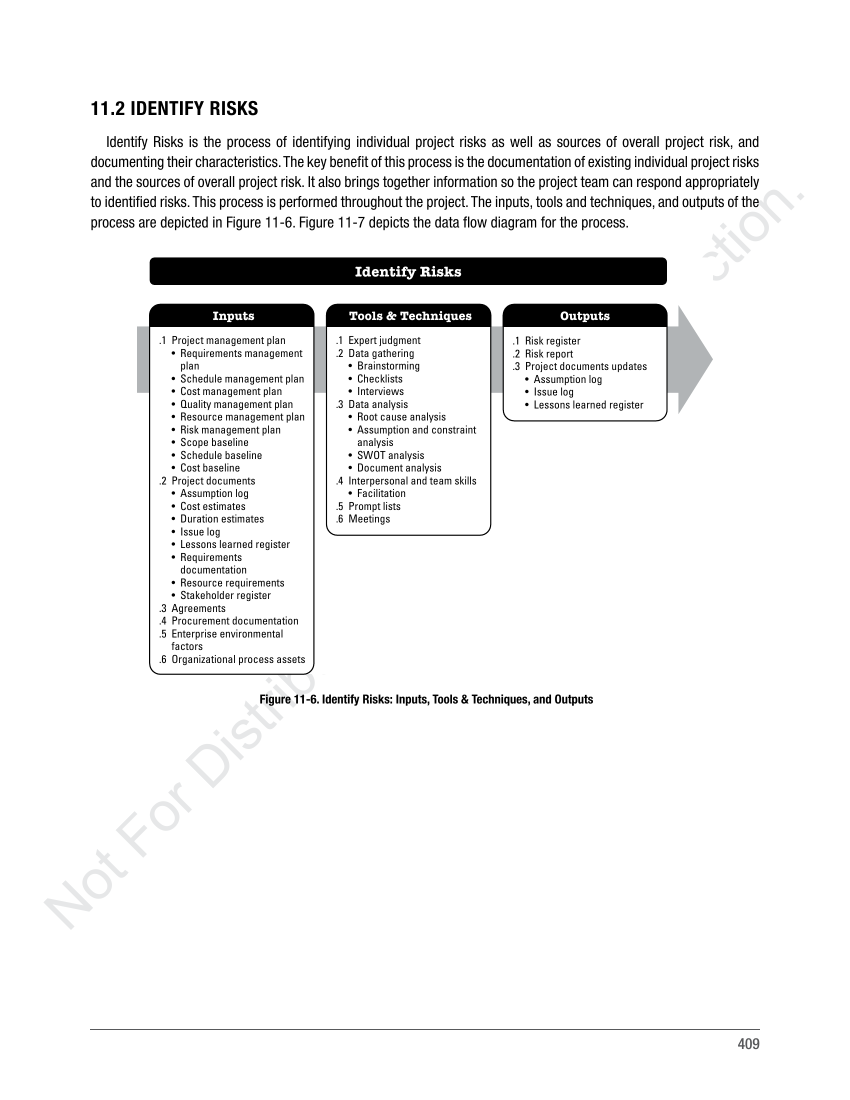
#> input picture PMBOOKimgs/page0001-445.png, 1700 x 2200 px, found by its file name (shown at 1/2 size)
$ jupyter execute --allow-errors 'Preproc V1.0 - pmi.ipynb'   (shell and % lines are left out)
#> lines starting #> are read from the running program, lines starting #| are printed output that depends on the picture; after the words box and inside, x2 and y2 are one past the last pixel; in counts of white or black regions, pixels touching at a corner belong together
# Importation

[cell 1]
import cv2
import numpy as np
import os
import time
import warnings
from sklearn.metrics.pairwise import cosine_similarity
import sys
import re
import fitz
from nltk import download
import pandas as pd
from tqdm import tqdm
from nltk import word_tokenize, pos_tag, ne_chunk
from nltk import pos_tag, RegexpParser, word_tokenize
from nltk.tokenize import word_tokenize
from nltk.stem import WordNetLemmatizer
from sklearn.feature_extraction.text import TfidfVectorizer
import gensim
import gensim.corpora as corpora
from gensim.utils import simple_preprocess
from gensim.models import CoherenceModel
import nltk

# Download NLTK resources
nltk.download('punkt')
#> (this line was passed over: nltk is not available in this run)
nltk.download('maxent_ne_chunker')
#> (this line was passed over: nltk is not available in this run)
nltk.download('words')
#> (this line was passed over: nltk is not available in this run)
nltk.download('averaged_perceptron_tagger')
#> (this line was passed over: nltk is not available in this run)

from PyPDF2 import PdfReader
from PIL import ImageGrab, Image
import fitz
import pytesseract
from pdf2image import convert_from_path
import pyautogui

# This Python environment comes with many helpful analytics libraries installed
# It is defined by the kaggle/python docker image: https://github.com/kaggle/docker-python
# For example, here are several helpful packages to load in
import easyocr
import numpy as np  # linear algebra
import pandas as pd  # data processing, CSV file I/O (e.g., pd.read_csv)
import re
from pprint import pprint

# Gensim
import gensim
import gensim.corpora as corpora
from gensim.utils import simple_preprocess
from gensim.models import CoherenceModel

import matplotlib.pyplot as plt
import seaborn as sns
from sklearn.feature_extraction.text import CountVectorizer, TfidfVectorizer
from sklearn.pipeline import Pipeline
from sklearn.metrics import confusion_matrix, accuracy_score, f1_score, classification_report
from sklearn.model_selection import train_test_split, GridSearchCV
from sklearn.naive_bayes import GaussianNB, BernoulliNB, MultinomialNB

[cell 2]
pytesseract.pytesseract.tesseract_cmd = r'C:\Users\hamma\AppData\Local\Tesseract-OCR\tesseract.exe'

# Transforming to pictures

[cell 3]
# PDF file paths
pdfPMBOK = "PMBOK6-2017.pdf" #431-494
pdfPMI = "practice-standard-project-risk-management.pdf" #1-116
output_folder_1="PMBOOKimgs"
output_folder_2="PMIimgs"

[cell 4]
def convert_pdf_to_images(pdf_file_path, output_folder, start_page, end_page):
    images = convert_from_path(pdf_file_path, output_folder=output_folder, fmt='png', first_page=start_page, last_page=end_page, output_file="page")

    print("Done.")

#> (a cell that did not finish here is left out)

#> (a cell that did not finish here is left out)


# Extracting Figures

### YOLO: (does not work reason= bad results)

###### must install yolov3.weights yolov3.cfg coco.names (ask chatgpt)

[cell 7]
import cv2
import numpy as np

# Load YOLO
#> (the rest of this cell did not finish here and is left out)

#> (a cell that did not finish here is left out)

### openCV:

[cell 9]
def detect_shapes(image_path, min_contour_area=1000):
    # Read the image
#> called with image_path = 'page0001-445.png', min_contour_area = 1000
    image = cv2.imread("PMIimgs/"+image_path)
#> image is the input picture: shape (2200, 1700, 3); mean B, G, R 241.2, 241.2, 241.1
    gray = cv2.cvtColor(image, cv2.COLOR_BGR2GRAY)

    # Apply GaussianBlur to reduce noise
    blurred = cv2.GaussianBlur(gray, (5, 5), 0)

    # Use Canny edge detection
    edges = cv2.Canny(blurred, 50, 150)
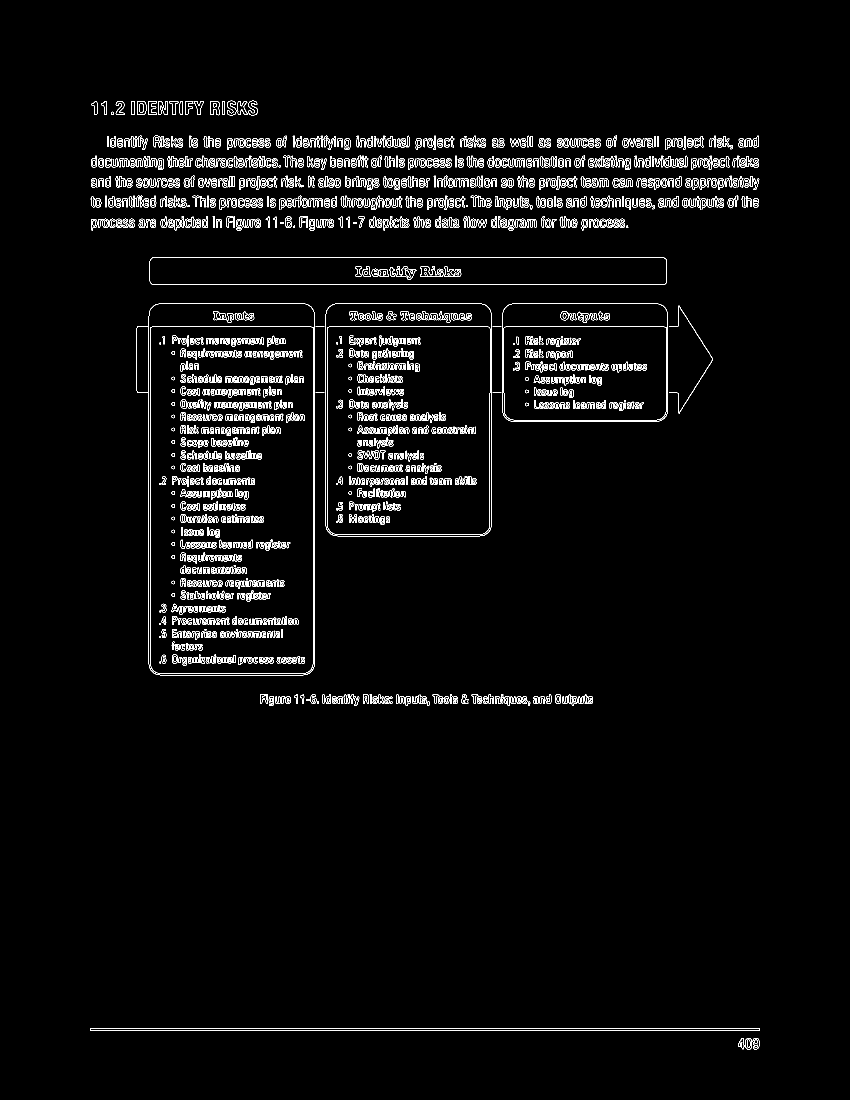
#> edges: shape (2200, 1700) (shown at 1/2 size); 2.8% white in thin lines or dots, all inside (x1, y1, x2, y2) = (180, 201, 1520, 2099)

    # Find contours
    contours, _ = cv2.findContours(edges, cv2.RETR_EXTERNAL, cv2.CHAIN_APPROX_SIMPLE)
#> contours = 557 contours, 107 with area under 20; largest, box (x1, y1, x2, y2) and area: (297, 607, 630, 1351) 246152, (651, 607, 984, 1073) 153854, (1004, 607, 1336, 844) 77598, (299, 514, 1334, 570) 56802, (180, 2057, 1520, 2061) 4017
    k=0
    for contour in contours:
        k=k+1
        # Calculate the contour area
        area = cv2.contourArea(contour)

        # If the contour area is greater than the minimum threshold
        if area >= min_contour_area:
            # Approximate the contour as a polygon
            epsilon = 0.04 * cv2.arcLength(contour, True)
            approx = cv2.approxPolyDP(contour, epsilon, True)

            # Check if the polygon has 4 vertices, indicating a rectangle
            if len(approx) == 4:
                # Get the bounding box coordinates of the rectangle
                x, y, w, h = cv2.boundingRect(contour)

                # Define a region of interest (ROI) using the rectangle coordinates
                roi = image[y:y+h, x:x+w]

                # Save the ROI as an image for inspection
                cv2.imwrite("screenshotsPMI/"+image_path+"/"+str(k)+"detected__"+image_path, roi)
#> this loop made 557 passes
#> (area, epsilon, approx, x, w, h) on passes 63 to 65: (77598, 44.09, [[1008, 617], [1016, 840], [1332, 832], [1326, 611]], 1004, 332, 237), (153854.5, 62.47, [[659, 612], [655, 1062], [974, 1067], [979, 617]], 651, 333, 466), (246151.5, 84.71, [[310, 609], [299, 1336], [615, 1348], [627, 621]], 297, 333, 744)
#> (contour, area, epsilon, approx) on pass 3: ([[180, 2057], [180, 2060], [1519, 2060], [1519, 2057]], 4017, 107.4, [[180, 2057], [1519, 2060]])
#> after the loop, k = 557


$ run again, with PMBOOKimgs/page0001-431.png copied over PMBOOKimgs/page0001-445.png
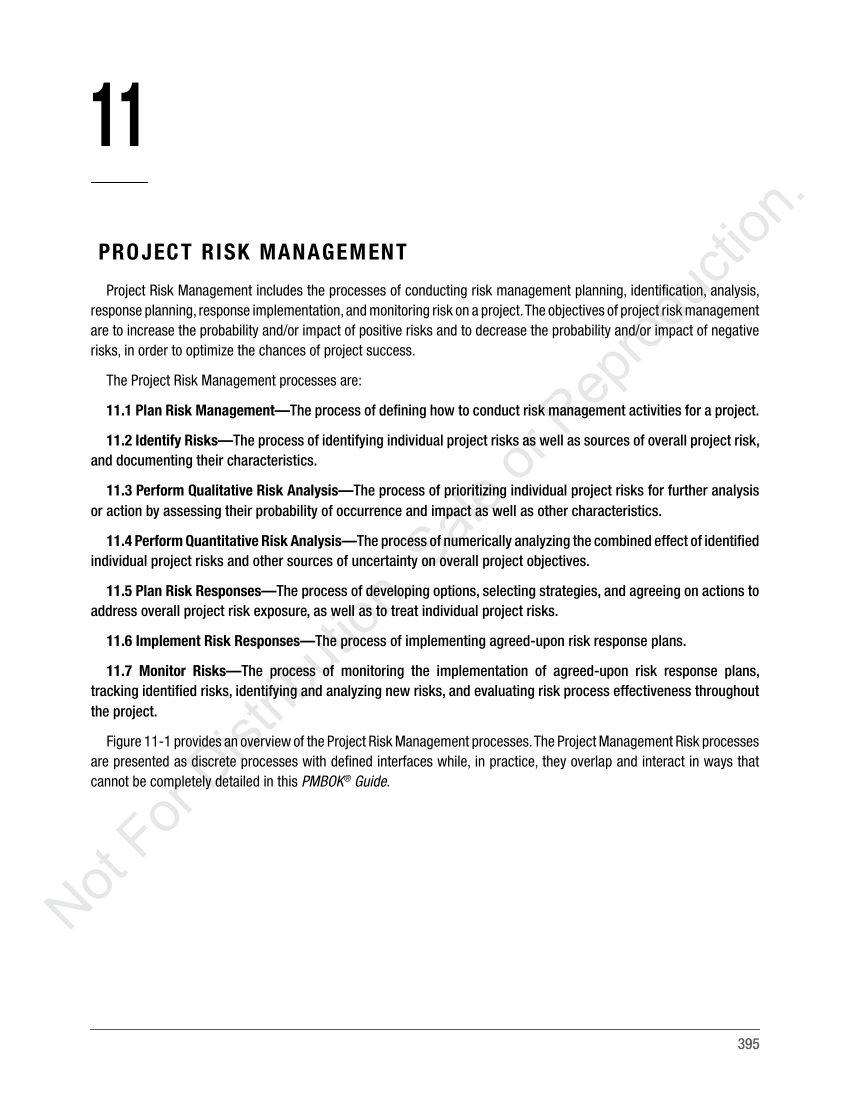
#> input picture PMBOOKimgs/page0001-431.png, 1700 x 2200 px, found by its file name (shown at 1/2 size)
#> in detect_shapes, image is the input picture: shape (2200, 1700, 3); mean B, G, R 242, 241.9, 241.9
#> in detect_shapes, `edges = cv2.Canny(blurred, 50, 150)`:
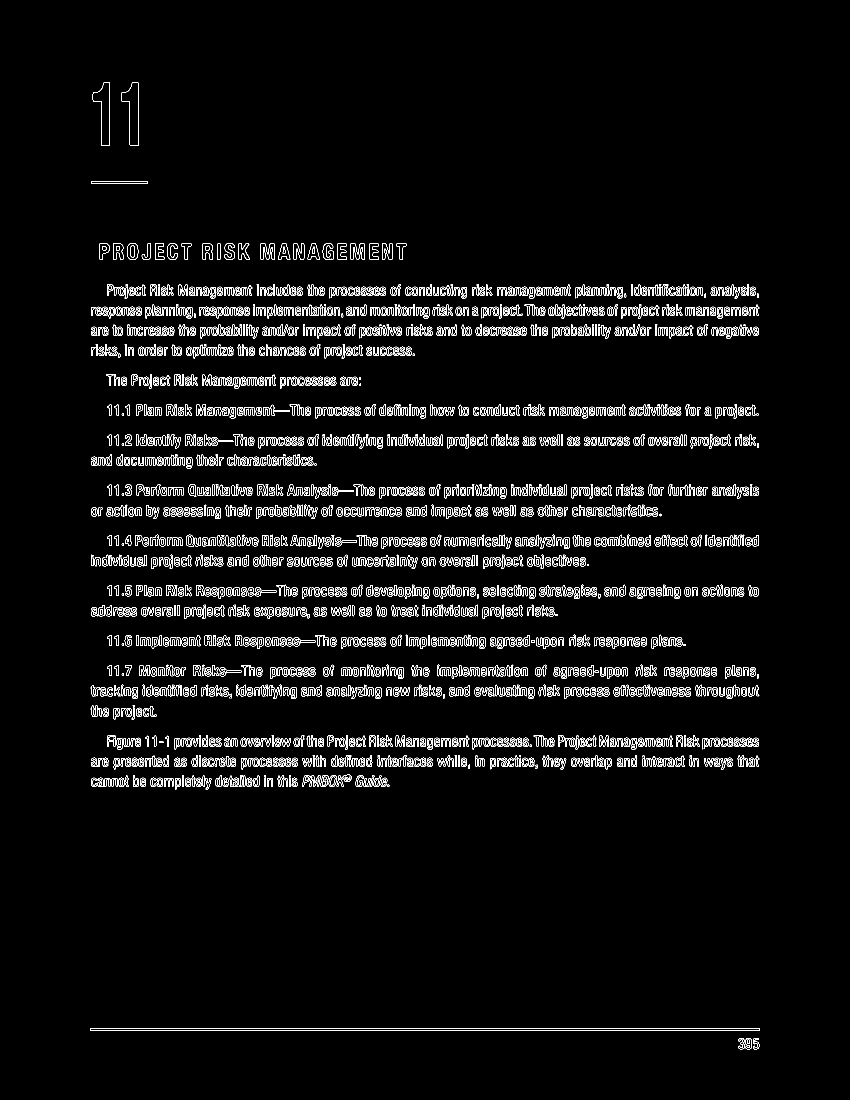
#> edges: shape (2200, 1700) (shown at 1/2 size); 3.6% white in thin lines or dots, all inside (x1, y1, x2, y2) = (180, 165, 1520, 2099)
#> contours = 1694 contours, 350 with area under 20; largest, box (x1, y1, x2, y2) and area: (180, 2057, 1520, 2061) 4017, (242, 165, 277, 292) 2418, (185, 165, 220, 292) 2418, (254, 486, 277, 520) 616, (235, 1214, 274, 1233) 560
#> the loop in detect_shapes, `for contour in contours:` made 1694 passes
#> (contour, area, epsilon, approx) on pass 4: ([[180, 2057], [180, 2060], [1519, 2060], [1519, 2057]], 4017, 107.4, [[180, 2057], [1519, 2060]])
#> after the loop in detect_shapes, `for contour in contours:`: k = 1694

$ run again, with PMBOOKimgs/page0001-433.png copied over PMBOOKimgs/page0001-445.png
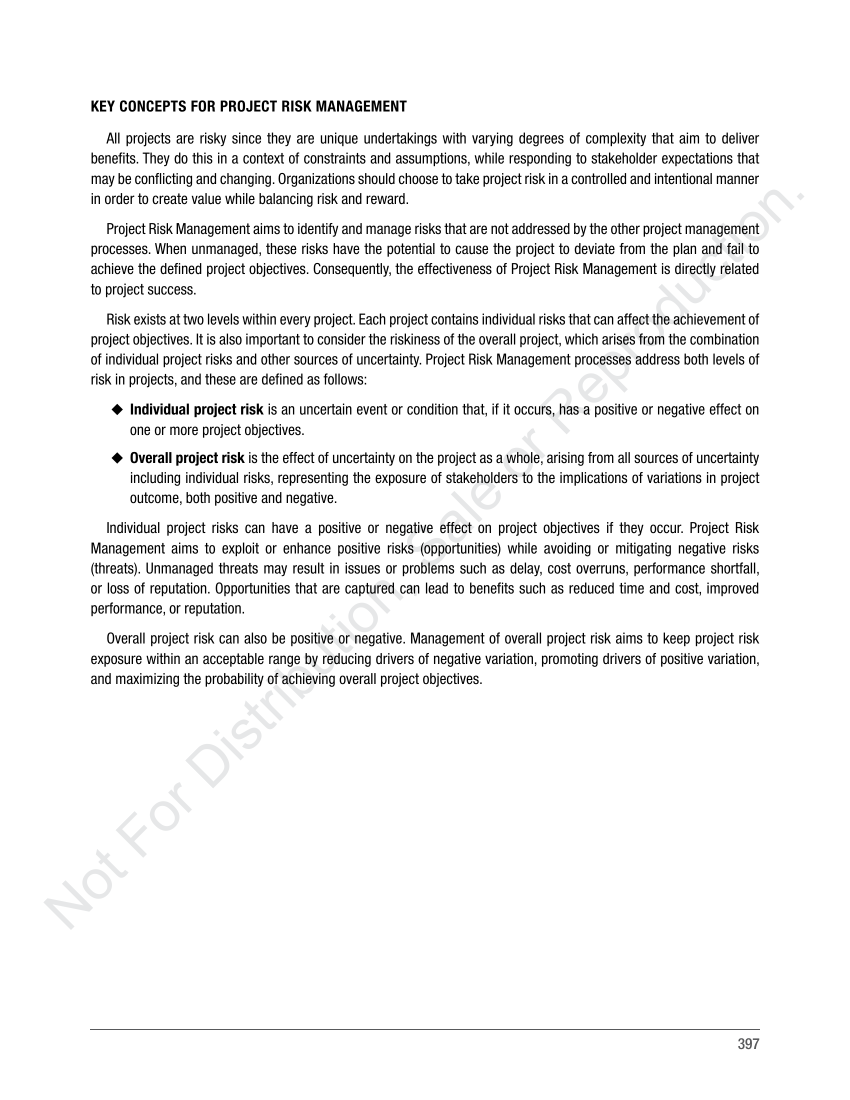
#> input picture PMBOOKimgs/page0001-433.png, 1700 x 2200 px, found by its file name (shown at 1/2 size)
#> in detect_shapes, image is the input picture: shape (2200, 1700, 3); mean B, G, R 241.8, 241.8, 241.7
#> in detect_shapes, `edges = cv2.Canny(blurred, 50, 150)`:
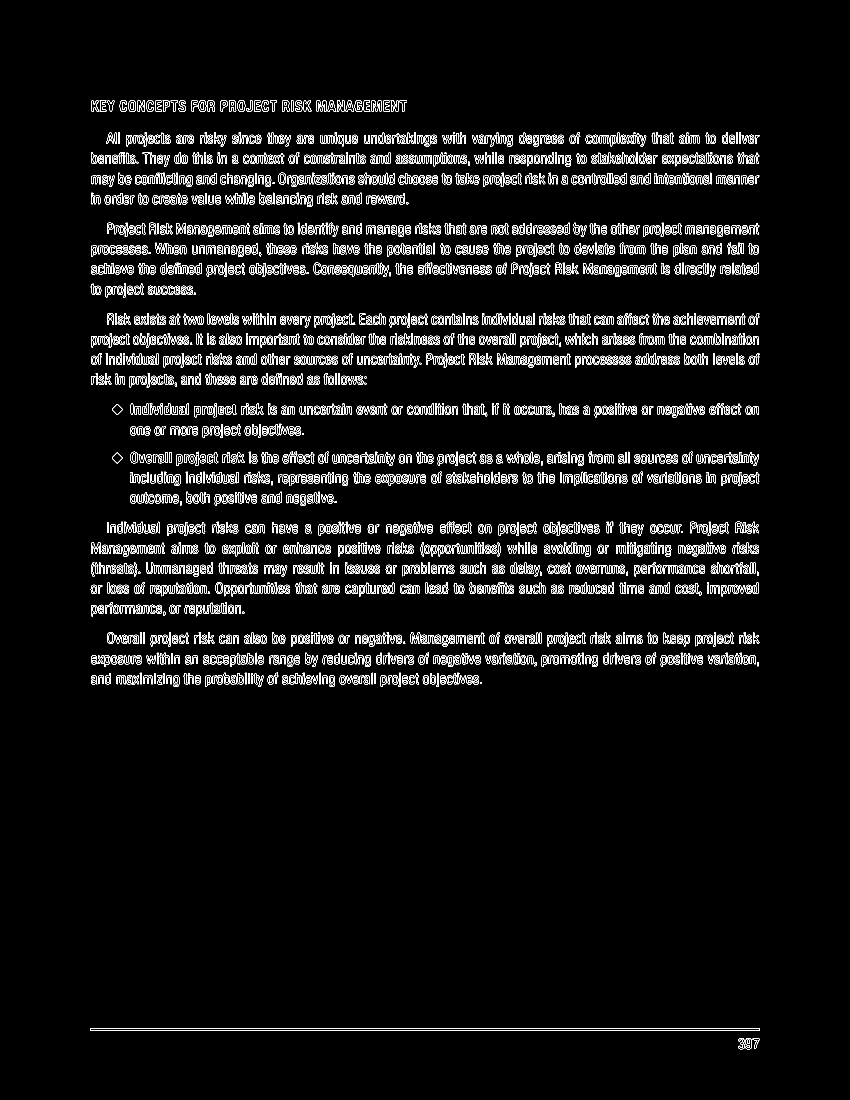
#> edges: shape (2200, 1700) (shown at 1/2 size); 4.4% white in thin lines or dots, all inside (x1, y1, x2, y2) = (180, 200, 1520, 2099)
#> contours = 2128 contours, 533 with area under 20; largest, box (x1, y1, x2, y2) and area: (180, 2057, 1520, 2061) 4017, (555, 490, 593, 509) 466, (602, 948, 640, 967) 465, (219, 490, 257, 509) 458, (1300, 1048, 1340, 1067) 412
#> the loop in detect_shapes, `for contour in contours:` made 2128 passes
#> (contour, area, epsilon, approx) on pass 4: ([[180, 2057], [180, 2060], [1519, 2060], [1519, 2057]], 4017, 107.4, [[180, 2057], [1519, 2060]])
#> after the loop in detect_shapes, `for contour in contours:`: k = 2128

$ run again, with PMBOOKimgs/page0001-434.png copied over PMBOOKimgs/page0001-445.png
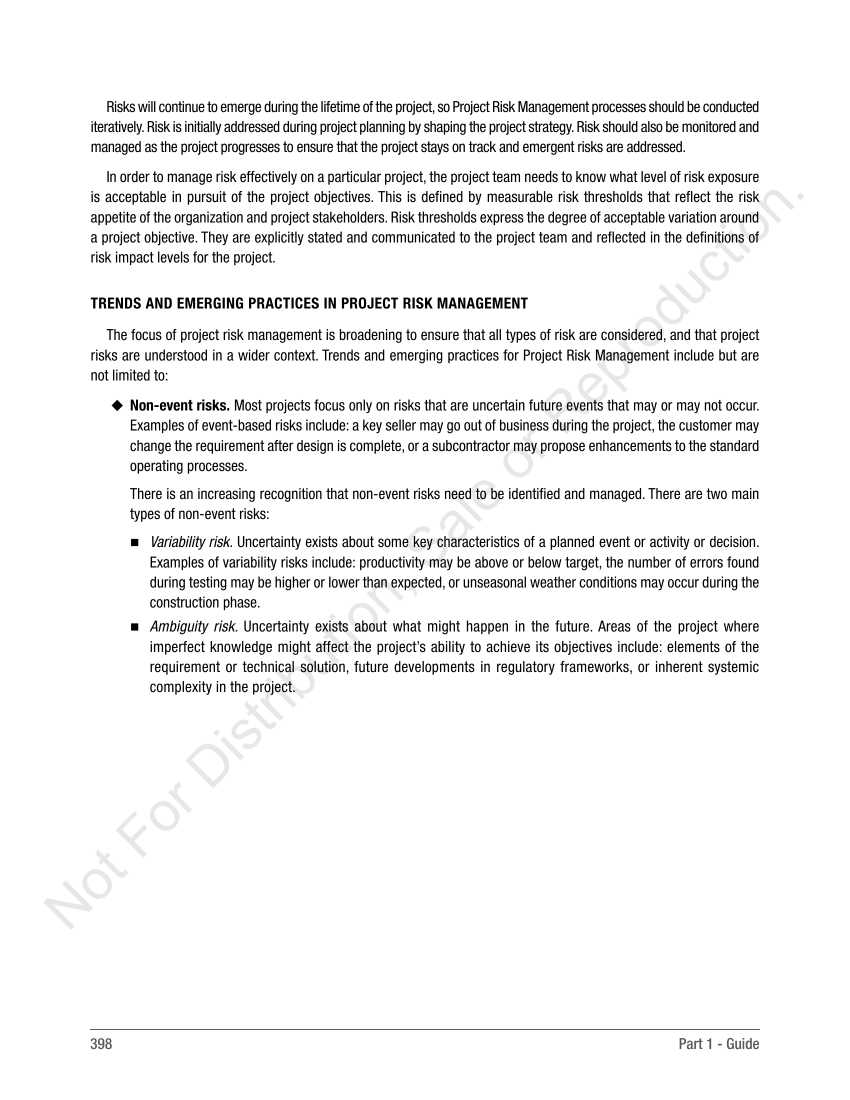
#> input picture PMBOOKimgs/page0001-434.png, 1700 x 2200 px, found by its file name (shown at 1/2 size)
#> in detect_shapes, image is the input picture: shape (2200, 1700, 3); mean B, G, R 242, 242, 242
#> in detect_shapes, `edges = cv2.Canny(blurred, 50, 150)`:
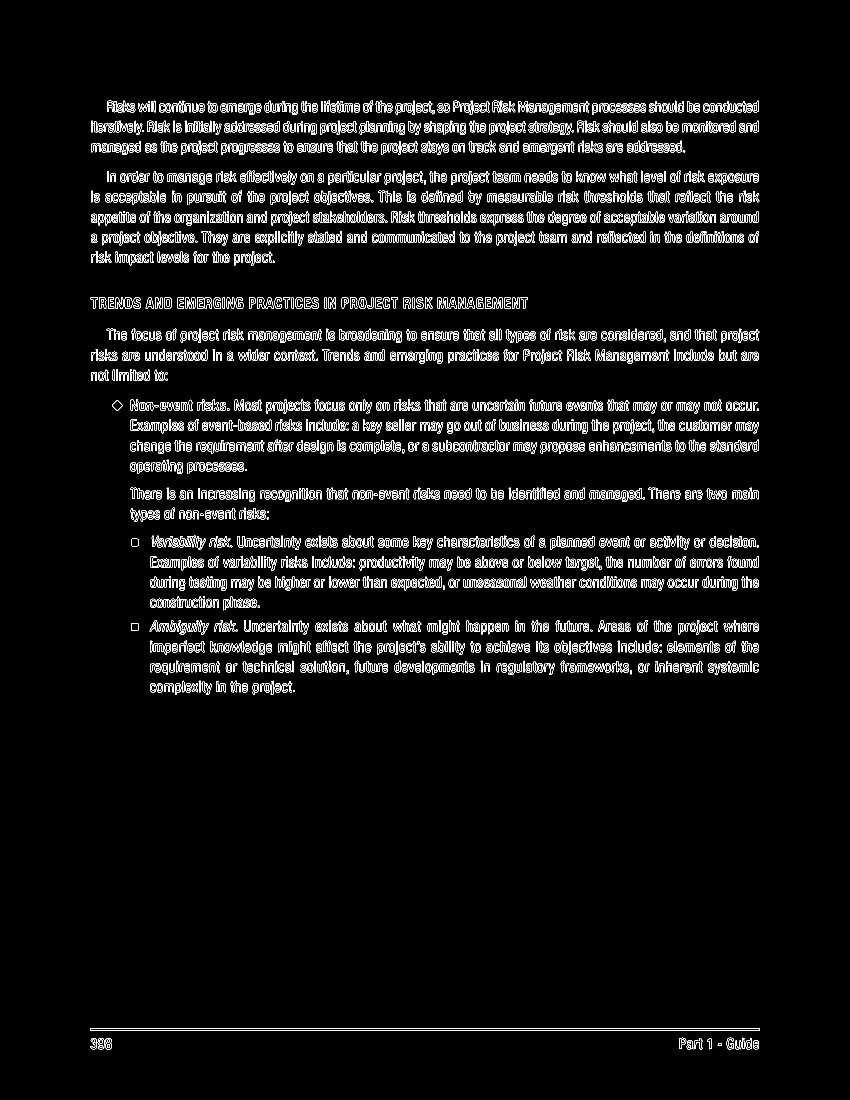
#> edges: shape (2200, 1700) (shown at 1/2 size); 4.3% white in thin lines or dots, all inside (x1, y1, x2, y2) = (180, 201, 1520, 2099)
#> contours = 2063 contours, 532 with area under 20; largest, box (x1, y1, x2, y2) and area: (180, 2057, 1520, 2061) 4017, (499, 286, 560, 305) 722, (1231, 206, 1280, 225) 670, (488, 246, 533, 265) 590, (438, 924, 488, 943) 544
#> the loop in detect_shapes, `for contour in contours:` made 2063 passes
#> (contour, area, epsilon, approx) on pass 15: ([[180, 2057], [180, 2060], [1519, 2060], [1519, 2057]], 4017, 107.4, [[180, 2057], [1519, 2060]])
#> after the loop in detect_shapes, `for contour in contours:`: k = 2063
